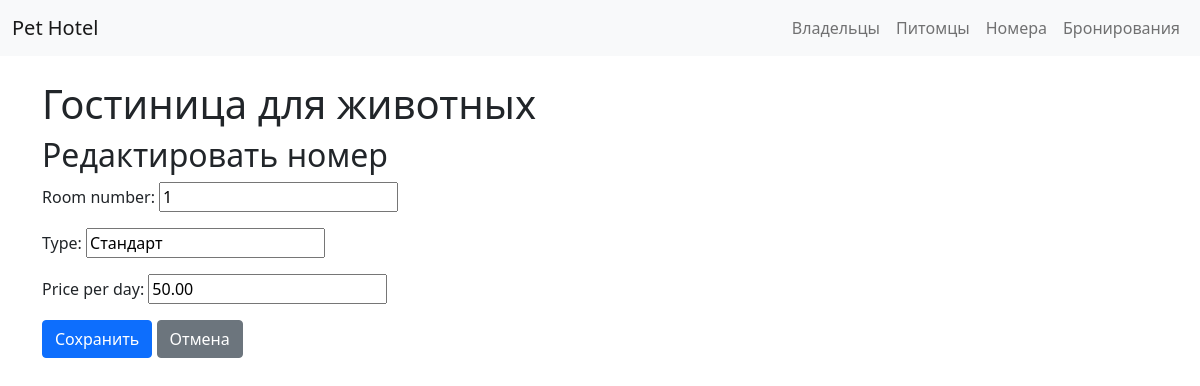
Screenshot of /hotel/room/1/edit/ with the database file from the repository.
### hotel/models.py (models this page shows, shortened)
class Room(models.Model):
    room_number = models.CharField(max_length=10, unique=True)
    type = models.CharField(max_length=100)  # "Стандарт", "Люкс"
    price_per_day = models.DecimalField(max_digits=8, decimal_places=2)

### hotel/views.py (the view)
# urls.py: path('room/<int:pk>/edit/', views.room_edit, name='room_edit'),
def room_edit(request, pk):
    room = get_object_or_404(Room, pk=pk)
    if request.method == "POST":
        form = RoomForm(request.POST, instance=room)
        if form.is_valid():
            form.save()
            return redirect('room_list')
    else:
        form = RoomForm(instance=room)
    return render(request, 'hotel/room_edit.html', {'form': form})

### hotel/forms.py
class RoomForm(forms.ModelForm):
    class Meta:
        model = Room
        fields = '__all__'

### hotel/templates/hotel/room_edit.html (shortened to what this page needs)
{% extends 'hotel/base.html' %}
{% block content %}
<h2>{% if form.instance.id %}Редактировать{% else %}Добавить{% endif %} номер</h2>
<form method="post">
    {{ form.as_p }}
    <button type="submit" class="btn btn-primary">Сохранить</button>
    <a href="{% url 'room_list' %}" class="btn btn-secondary">Отмена</a>
</form>
{% endblock %}

### rows the page displays
Room: room_number "1", type "Стандарт", price_per_day "50.00"
